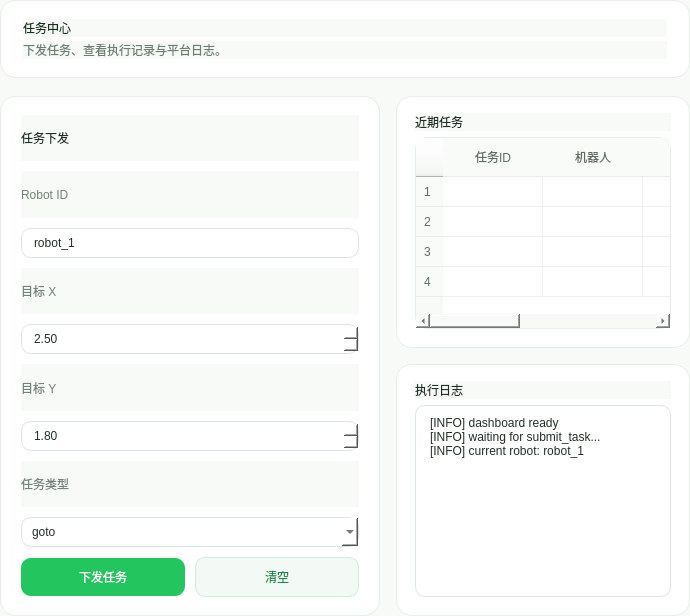
<?xml version="1.0" encoding="UTF-8"?>
<ui version="4.0">
 <class>TasksPage</class>
 <widget class="QWidget" name="任务中心Page">
  <property name="styleSheet">
   <string notr="true">QWidget {
    background: #F7FAF7;
    color: #1F2A1F;
    font-family: "Microsoft YaHei", "PingFang SC", "Noto Sans CJK SC", sans-serif;
}
QFrame#pageCard, QFrame#statCard, QFrame#taskCard, QFrame#logCard, QFrame#tableCard, QFrame#settingsCard, QFrame#heroCard {
    background: #FFFFFF;
    border: 1px solid #E6EEE8;
    border-radius: 16px;
}
QLabel#pageHeading {
    color: #16311E;
    font: 700 18pt "Microsoft YaHei";
}
QLabel#pageSubheading {
    color: #6E7E73;
    font: 10pt "Microsoft YaHei";
}
QLabel#sectionTitle {
    color: #203024;
    font: 700 10.5pt "Microsoft YaHei";
}
QLabel#statValue {
    color: #168C48;
    font: 700 18pt "Microsoft YaHei";
}
QLabel#statLabel, QLabel#fieldLabel {
    color: #738377;
    font: 9.5pt "Microsoft YaHei";
}
QLineEdit, QComboBox, QPlainTextEdit, QSpinBox, QDoubleSpinBox {
    background: #FFFFFF;
    border: 1px solid #DCE8DF;
    border-radius: 10px;
    padding: 6px 10px;
    color: #223026;
}
QPushButton#primaryButton {
    background: #22C55E;
    color: #FFFFFF;
    border: none;
    border-radius: 10px;
    min-height: 38px;
    padding: 0 18px;
    font: 700 10pt "Microsoft YaHei";
}
QPushButton#primaryButton:hover {
    background: #16A34A;
}
QPushButton#secondaryButton {
    background: #F3FAF5;
    color: #168C48;
    border: 1px solid #CDEED8;
    border-radius: 10px;
    min-height: 38px;
    padding: 0 18px;
    font: 700 10pt "Microsoft YaHei";
}
QPushButton#secondaryButton:hover {
    background: #E8F8EE;
}
QTableWidget {
    background: #FFFFFF;
    border: 1px solid #E6EEE8;
    border-radius: 12px;
    gridline-color: #EEF2EF;
    color: #243126;
}
QHeaderView::section {
    background: #F8FBF8;
    color: #5D6D62;
    padding: 8px;
    border: none;
    border-bottom: 1px solid #E6EEE8;
    font: 700 9pt "Microsoft YaHei";
}</string>
  </property>
  <layout class="QVBoxLayout" name="verticalLayoutRoot">
   <property name="spacing">
    <number>18</number>
   </property>
   <property name="leftMargin">
    <number>0</number>
   </property>
   <property name="topMargin">
    <number>0</number>
   </property>
   <property name="rightMargin">
    <number>0</number>
   </property>
   <property name="bottomMargin">
    <number>0</number>
   </property>
   <item>
    <widget class="QFrame" name="heroCard">
     <layout class="QVBoxLayout" name="verticalLayoutHero">
      <property name="spacing">
       <number>4</number>
      </property>
      <property name="leftMargin">
       <number>22</number>
      </property>
      <property name="topMargin">
       <number>18</number>
      </property>
      <property name="rightMargin">
       <number>22</number>
      </property>
      <property name="bottomMargin">
       <number>18</number>
      </property>
      <item>
       <widget class="QLabel" name="pageHeading">
        <property name="text">
         <string>任务中心</string>
        </property>
       </widget>
      </item>
      <item>
       <widget class="QLabel" name="pageSubheading">
        <property name="text">
         <string>下发任务、查看执行记录与平台日志。</string>
        </property>
       </widget>
      </item>
     </layout>
    </widget>
   </item>
   
   <item>
    <layout class="QHBoxLayout" name="horizontalLayoutTasks">
     <property name="spacing"><number>16</number></property>
     <item>
      <widget class="QFrame" name="taskCard">
       <property name="minimumSize"><size><width>380</width><height>0</height></size></property>
       <property name="maximumSize"><size><width>420</width><height>16777215</height></size></property>
       <layout class="QVBoxLayout" name="verticalLayoutTaskForm">
        <property name="leftMargin"><number>20</number></property>
        <property name="topMargin"><number>18</number></property>
        <property name="rightMargin"><number>20</number></property>
        <property name="bottomMargin"><number>18</number></property>
        <property name="spacing"><number>10</number></property>
        <item><widget class="QLabel" name="sectionTitle"><property name="text"><string>任务下发</string></property></widget></item>
        <item><widget class="QLabel" name="fieldLabel"><property name="text"><string>Robot ID</string></property></widget></item>
        <item><widget class="QLineEdit" name="editRobotId"><property name="text"><string>robot_1</string></property></widget></item>
        <item><widget class="QLabel" name="fieldLabel2"><property name="styleSheet"><string notr="true">color:#738377; font:9.5pt "Microsoft YaHei";</string></property><property name="text"><string>目标 X</string></property></widget></item>
        <item><widget class="QDoubleSpinBox" name="spinTargetX"><property name="decimals"><number>2</number></property><property name="maximum"><double>9999.000000000000000</double></property><property name="value"><double>2.500000000000000</double></property></widget></item>
        <item><widget class="QLabel" name="fieldLabel3"><property name="styleSheet"><string notr="true">color:#738377; font:9.5pt "Microsoft YaHei";</string></property><property name="text"><string>目标 Y</string></property></widget></item>
        <item><widget class="QDoubleSpinBox" name="spinTargetY"><property name="decimals"><number>2</number></property><property name="maximum"><double>9999.000000000000000</double></property><property name="value"><double>1.800000000000000</double></property></widget></item>
        <item><widget class="QLabel" name="fieldLabel4"><property name="styleSheet"><string notr="true">color:#738377; font:9.5pt "Microsoft YaHei";</string></property><property name="text"><string>任务类型</string></property></widget></item>
        <item>
         <widget class="QComboBox" name="comboTaskType">
          <item><property name="text"><string>goto</string></property></item>
          <item><property name="text"><string>patrol</string></property></item>
          <item><property name="text"><string>dock</string></property></item>
         </widget>
        </item>
        <item>
         <layout class="QHBoxLayout" name="horizontalLayoutTaskButtons">
          <property name="spacing"><number>10</number></property>
          <item><widget class="QPushButton" name="btnSubmitTask"><property name="styleSheet"><string notr="true">background:#22C55E; color:#FFFFFF; border:none; border-radius:10px; min-height:38px; padding:0 18px; font:700 10pt "Microsoft YaHei";</string></property><property name="text"><string>下发任务</string></property></widget></item>
          <item><widget class="QPushButton" name="btnSoftReset"><property name="styleSheet"><string notr="true">background:#F3FAF5; color:#168C48; border:1px solid #CDEED8; border-radius:10px; min-height:38px; padding:0 18px; font:700 10pt "Microsoft YaHei";</string></property><property name="text"><string>清空</string></property></widget></item>
         </layout>
        </item>
       </layout>
      </widget>
     </item>
     <item>
      <layout class="QVBoxLayout" name="verticalLayoutRight">
       <property name="spacing"><number>16</number></property>
       <item>
        <widget class="QFrame" name="tableCard">
         <layout class="QVBoxLayout" name="verticalLayoutRecentTasks">
          <property name="leftMargin"><number>18</number></property>
          <property name="topMargin"><number>16</number></property>
          <property name="rightMargin"><number>18</number></property>
          <property name="bottomMargin"><number>18</number></property>
          <item><widget class="QLabel" name="sectionTitle2"><property name="styleSheet"><string notr="true">color:#203024; font:700 10.5pt "Microsoft YaHei";</string></property><property name="text"><string>近期任务</string></property></widget></item>
          <item>
           <widget class="QTableWidget" name="tableRecentTasks">
            <property name="rowCount"><number>4</number></property>
            <property name="columnCount"><number>5</number></property>
            <column><property name="text"><string>任务ID</string></property></column>
            <column><property name="text"><string>机器人</string></property></column>
            <column><property name="text"><string>目标点</string></property></column>
            <column><property name="text"><string>状态</string></property></column>
            <column><property name="text"><string>时间</string></property></column>
           </widget>
          </item>
         </layout>
        </widget>
       </item>
       <item>
        <widget class="QFrame" name="logCard">
         <layout class="QVBoxLayout" name="verticalLayoutTaskLog">
          <property name="leftMargin"><number>18</number></property>
          <property name="topMargin"><number>16</number></property>
          <property name="rightMargin"><number>18</number></property>
          <property name="bottomMargin"><number>18</number></property>
          <item><widget class="QLabel" name="sectionTitle3"><property name="styleSheet"><string notr="true">color:#203024; font:700 10.5pt "Microsoft YaHei";</string></property><property name="text"><string>执行日志</string></property></widget></item>
          <item><widget class="QPlainTextEdit" name="textLog"><property name="minimumSize"><size><width>0</width><height>180</height></size></property><property name="plainText"><string>[INFO] dashboard ready
[INFO] waiting for submit_task...
[INFO] current robot: robot_1</string></property></widget></item>
         </layout>
        </widget>
       </item>
      </layout>
     </item>
    </layout>
   </item>

  </layout>
 </widget>
 <resources/>
 <connections/>
</ui>
